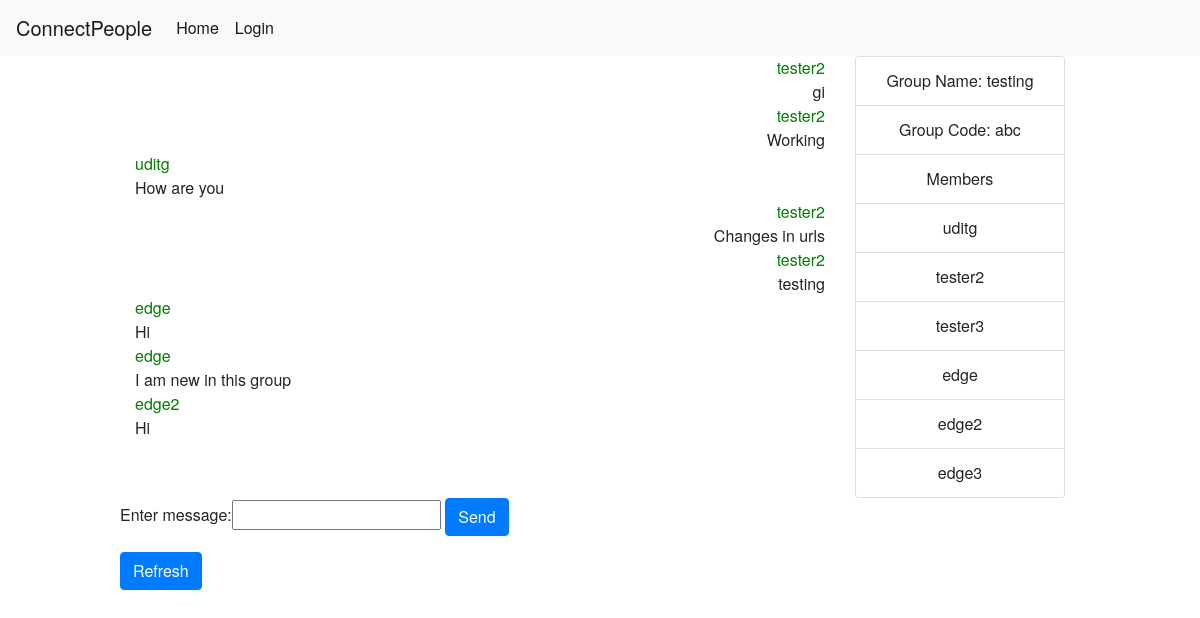
/chatapp/chat/group-chat/testing/2/messages, run on an earlier commit of the app's database.
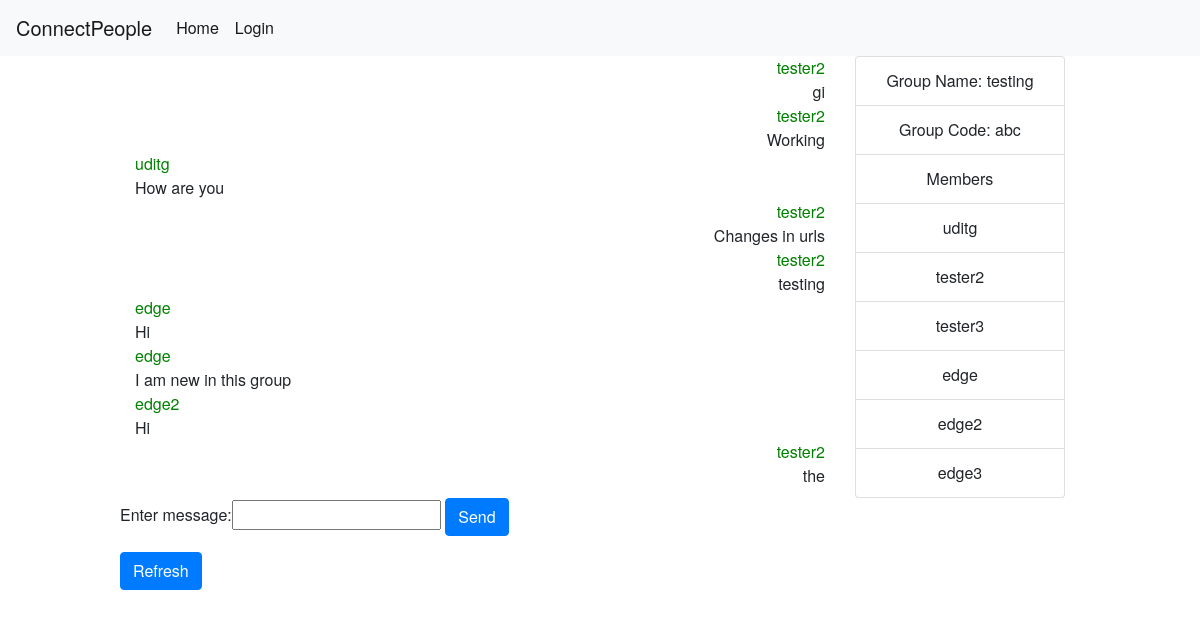
And on a later commit of the database.
### chatapp/models.py (models this page shows, shortened)
class GroupMessage(models.Model):
    message_text = models.CharField(max_length=200)
    send_time = models.DateTimeField(default=datetime.now)
    sender = models.ForeignKey(User, related_name='sender', on_delete=models.CASCADE)
    group = models.ForeignKey(Group, related_name='related_group', on_delete=models.CASCADE)

class Group(models.Model):
    group_name = models.CharField(max_length=20, unique=True)
    members = models.ManyToManyField(User, related_name='group_members')
    group_code = models.CharField(max_length=100)
    max_group_size = models.IntegerField(default=5)
    admin = models.CharField(default='uditg', max_length=50)

### chatapp/views.py (the view)
# urls.py: path('chat/group-chat/<str:group_name>/<int:sender_id>/messages', views.group_chat_messages,
def group_chat_messages(request, group_name, sender_id):
    group = Group.objects.get(group_name=group_name)
    sender = User.objects.get(pk=sender_id)
    if request.method == 'POST':
        form = MessageForm(request.POST)
        if form.is_valid():
            message_txt = form.cleaned_data['message_text']
            message = GroupMessage.create(message_text=message_txt, sender=sender, group=group)
            message.save()
    form = MessageForm()
    group_messages = GroupMessage.objects.all().filter(group=group).order_by('send_time')
    context = {'group_name': group_name, 'sender_id': sender_id, 'messages': group_messages, 'form': form,
               'members': group.members.all(), 'admin': group.admin, 'group_code': group.group_code}
    return render(request, 'chatapp/group_chat.html', context)

### chatapp/forms.py
class MessageForm(forms.Form):
    message_text = forms.CharField(label="Enter message", max_length=50)

### chatapp/templates/chatapp/group_chat.html (shortened to what this page needs)
{%extends 'chatapp/base.html'%}
{%block content%}
<div class="container">
    <div class="row">
        <div class="col-sm">
            {%for message in messages%}
                <div class="row">
                    {%if message.sender.id == sender_id%}
                        <div class="col text-right">
                            <div class="name">{{message.sender.username}}</div>
                            {{message.message_text}}
                        </div>
                    {%else%}
                        <div class="col text-left">
                            <div class="name">{{message.sender.username}}</div>
                            {{message.message_text}}
                        </div>
                    {%endif%}
                </div>
            {% endfor %}
        </div>
        <div class="col-sm-3">
            <div class="list-group">
                <div class="text-center list-group-item">Group Name: {{group_name}}</div>
                <div class="text-center list-group-item">Group Code: {{group_code}}</div>
                <div class="text-center list-group-item">Members</div>
                {%for member in members%}
                    <div class="member-names text-center list-group-item">
                        {{member.username}}
                    </div>
                {%endfor%}
            </div>
        </div>
    </div>
</div>
<form action="{% url 'chatapp:group_chat_messages' group_name sender_id %}" method="post">
    {{form}}
    <input type="submit" value="Send" class="btn btn-primary">
</form>
<form action="{%url 'chatapp:group_chat_messages' group_name sender_id %}">
<input type="submit" value="Refresh" class="btn btn-primary">
</form>
{%endblock content%}

### chatapp/templates/chatapp/base.html (shortened to what this page needs)
{%load static%}
{% load crispy_forms_tags %}
<link rel="stylesheet" type="text/css" href="{%static 'chatapp/css/bootstrap.css'%}">
<link rel="stylesheet" type="text/css" href="{%static 'chatapp/css/bootstrap.min.css'%}">
<link rel="stylesheet" type="text/css" href="{%static 'chatapp/css/stylesheet.css'%}">
<!DOCTYPE html>
<html lang="en">
    <head>
    </head>
    <body>
    <nav class="navbar navbar-expand-lg navbar-light bg-light">
      <a class="navbar-brand" href="#">ConnectPeople</a>
      <div class="collapse navbar-collapse" id="navbarNavAltMarkup">
        <div class="navbar-nav">
            <a class="nav-item nav-link active" href="{%url 'chatapp:home'%}">Home</a>
            {% if user.is_authenticated%}
                <a class="nav-item nav-link active" href="{%url 'accounts:logout'%}">Logout</a>
            {%else%}
                <a class="nav-item nav-link active" href="{% url 'accounts:login'%}">Login</a>
            {%endif%}
        </div>
      </div>
    </nav>
    <div id="content" class=" d-flex-row justify-content-center">
        {%block content%}
        {%endblock content%}
    </div>
    </body>
</html>

### chatapp/static/chatapp/css/stylesheet.css (style rules this page uses)
body { font-family: "HelveticaNeue-Light", "Helvetica Neue Light", "Helvetica Neue", Helvetica, Arial, "Lucida Grande", sans-serif; font-weight: 300; }
#content { width:80%; height:100%; margin: auto auto; }
.name { color:Green; }

What changed in the data, as far as the page shows it:
added GroupMessage: sender.username "tester2", message_text "the"
